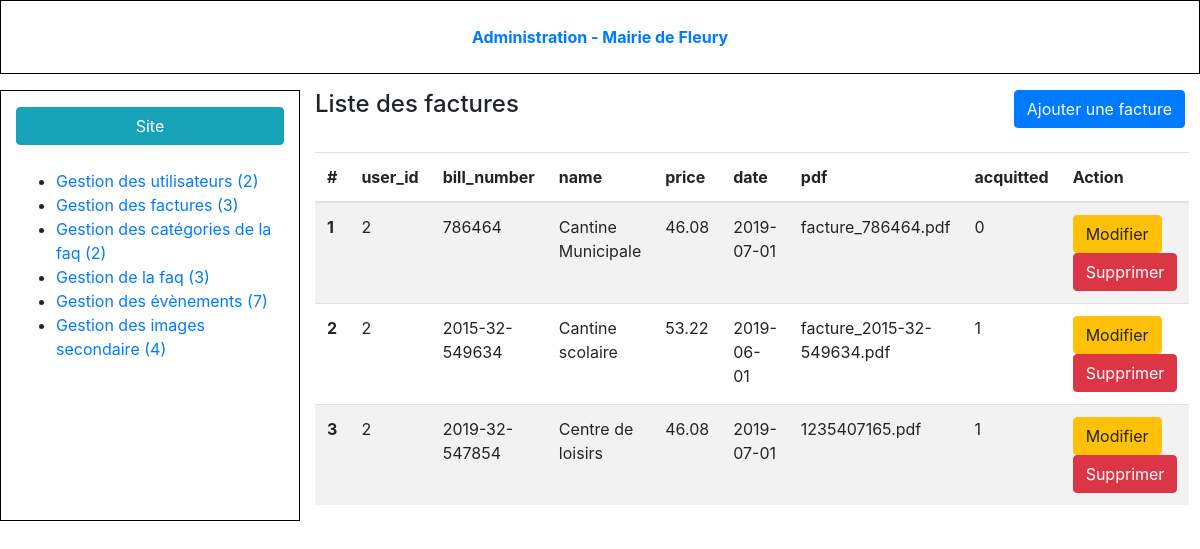
The app's page /admin/bill-list.php (signed in) with its own data.
### tables this page shows
CREATE TABLE IF NOT EXISTS `bill` (
  `id` int(11) NOT NULL AUTO_INCREMENT,
  `user_id` int(11) NOT NULL,
  `bill_number` varchar(256) NOT NULL,
  `name` varchar(256) NOT NULL,
  `price` float NOT NULL,
  `date` date NOT NULL,
  `pdf` varchar(256) NOT NULL,
  `acquitted` int(11) NOT NULL,
  PRIMARY KEY (`id`)
);

### admin/bill-list.php (the view, shortened to what this page needs)
<?php
require_once '../tools/common.php';
$query = $db->query('SELECT * FROM bill ORDER BY id ASC ');
$bills = $query->fetchall();
?>
<!DOCTYPE html>
<html>
<head>
    <?php require 'partials/head_assets.php'; ?>
</head>
<body class="index-body">
<div class="container-fluid">
    <?php require 'partials/header.php'; ?>
    <div class="row my-3 index-content">
        <?php require 'partials/nav.php'; ?>
        <section class="col-9">
            <header class="pb-4 d-flex justify-content-between">
                <h4>Liste des factures</h4>
                <a class="btn btn-primary" href="bill-form.php">Ajouter une facture</a>
            </header>
            <table class="table table-striped">
                <thead>
                <tr>
                    <th>#</th>
                    <th>user_id</th>
                    <th>bill_number</th>
                    <th>name</th>
                    <th>price</th>
                    <th>date</th>
                    <th>pdf</th>
                    <th>acquitted</th>
                    <th>Action</th>
                </tr>
                </thead>
                <tbody>
                <?php if($bills): ?>
                    <?php foreach($bills as $bill): ?>
                        <tr>
                            <th><?= $bill['id']; ?></th>
                            <td><?= htmlentities($bill['user_id']); ?></td>
                            <td><?= $bill['bill_number']; ?></td>
                            <td><?= $bill['name']; ?></td>
                            <td><?= $bill['price']; ?></td>
                            <td><?= $bill['date']; ?></td>
                            <td><?= $bill['pdf']; ?></td>
                            <td><?= $bill['acquitted']; ?></td>
                            <td>
                                <a href="bill-form.php?bill_id=<?= $bill['id']; ?>&action=edit" class="btn btn-warning">Modifier</a>
                                <a onclick="return confirm('Are you sure?')" href="bill-list.php?bill_id=<?= $bill['id']; ?>&action=delete" class="btn btn-danger">Supprimer</a>
                            </td>
                        </tr>
                    <?php endforeach; ?>
                <?php else: ?>
                    Aucune catégorie enregistré.
                <?php endif; ?>
                </tbody>
            </table>
        </section>
    </div>
</div>
</body>
</html>

### records on screen
bill: id "1", user "2", bill_number "786464", name "Cantine Municipale", price "46.08", date "2019-07-01", pdf "facture_786464.pdf", acquitted "0"
bill: id "2", user "2", bill_number "2015-32-549634", name "Cantine scolaire", price "53.22", date "2019-06-01", pdf "facture_2015-32-549634.pdf", acquitted "1"
bill: id "3", user "2", bill_number "2019-32-547854", name "Centre de loisirs", price "46.08", date "2019-07-01", pdf "1235407165.pdf", acquitted "1"

### other values on screen
$nbUsers "2"
$nbbill "3"
$nbCategories "2"
$nbfaq "3"
$nbArticles "7"
$nbImg "4"
